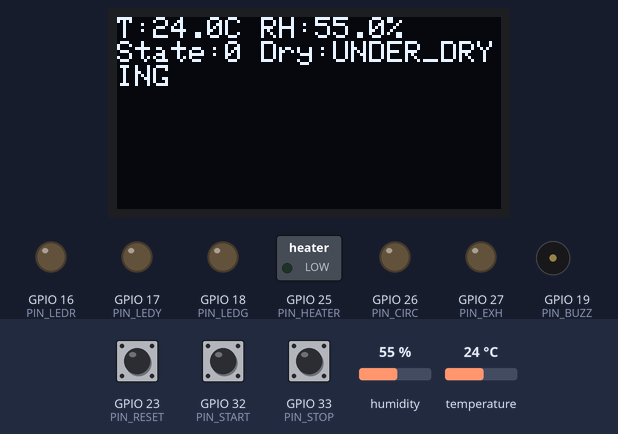
Bench run of a sketch on a simulated ESP32. On the bench: 128×64 one-colour display, switched loads named in the sketch (green lamp = pin HIGH), output pins drawn as LEDs (lit = HIGH), buzzer (waves = sounding, pin HIGH). The test bench sets the inputs (shaded band); at power-on: GPIO 32 (PIN_START) HIGH, humidity 55 %, GPIO 23 (PIN_RESET) HIGH, temperature 24 °C, GPIO 33 (PIN_STOP) HIGH. What the sketch prints to the serial monitor is not drawn.

Above: at 1.2 s.
1.3 s: GPIO 32 (PIN_START) pulled LOW for 0.25 s
At 2.4 s:
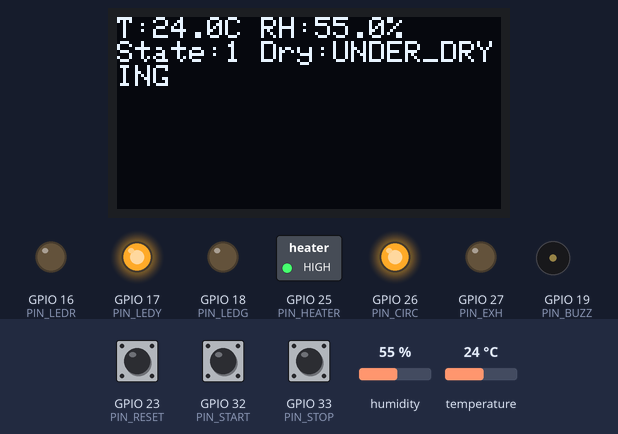
3.3 s: humidity set to 59 %
At 5.3 s:
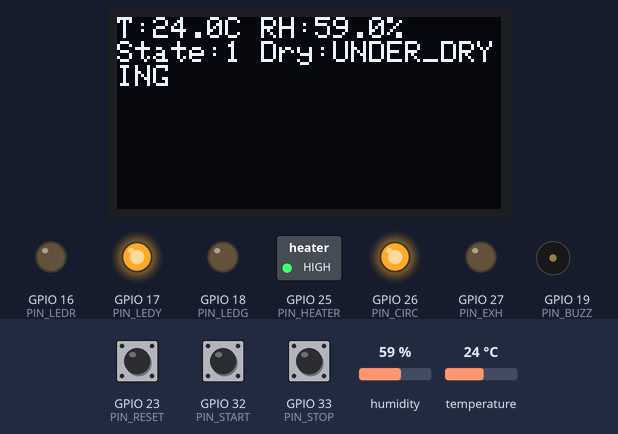
5.8 s: humidity set to 62 %
At 6.9 s:
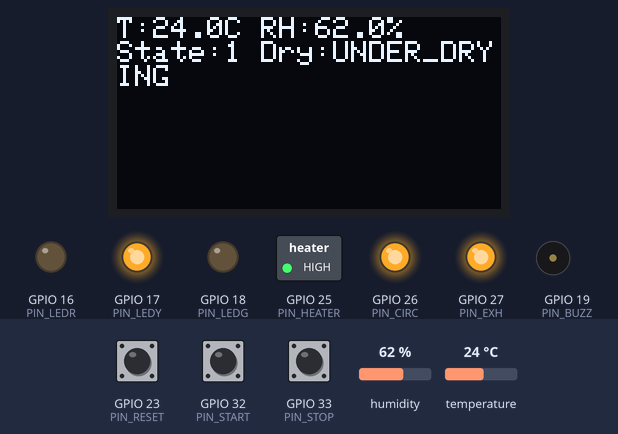
7.8 s: GPIO 23 (PIN_RESET) pulled LOW for 0.25 s
At 8.9 s:
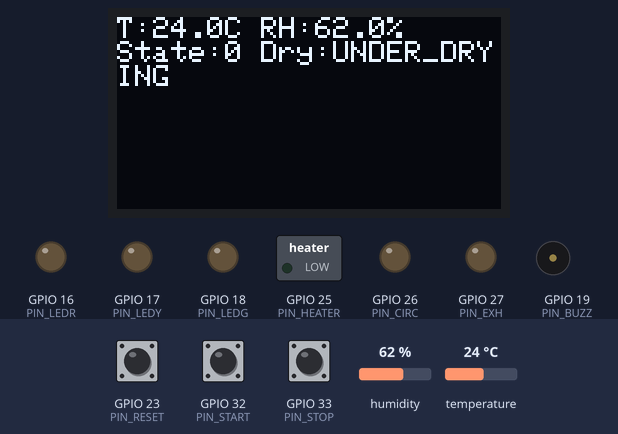
9.8 s: temperature set to 12 °C
At 11.7 s:
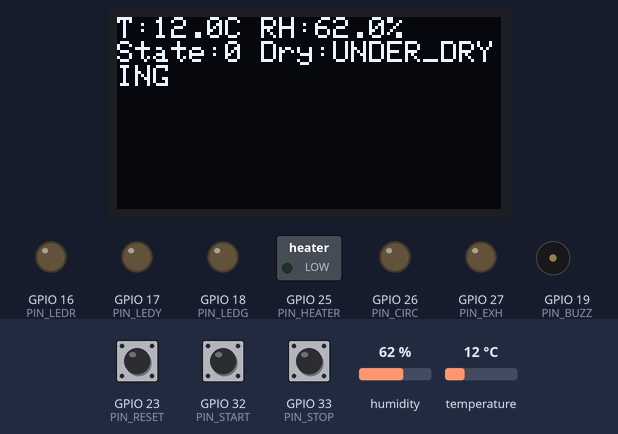
12.0 s: GPIO 32 (PIN_START) pulled LOW for 1 s
At 13.9 s:
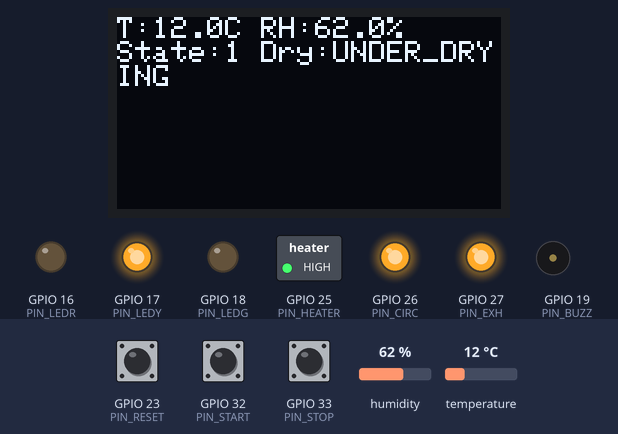
Timing chart, 0 to 15.4 s (numbered marks = the images above; inputs shaded):
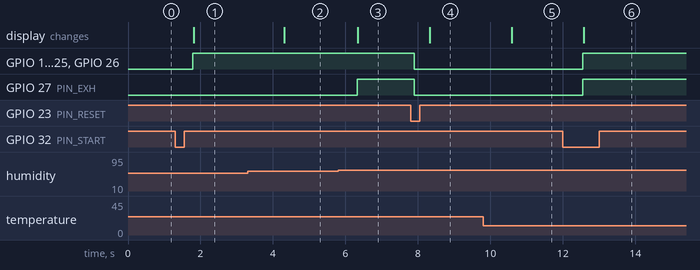

The sketch:

smart_drying_chamber.ino
```cpp
// Smart Solar Agarbatti Drying Chamber — ESP32 firmware
// Team Digital Pioneers | SIH 2026
// Mirrors: simulation/Smart-Solar-Agarbatti-Drying-Chamber-Working-Model.html
//
// Wiring:
// DHT22 -> GPIO4 | OLED SDA 21 SCL 22 | Heater 25 | CircFan 26 | ExhFan 27
// LED R16 Y17 G18 | Buzzer 19 | START 32 STOP 33 RESET 23
//
// Libraries: DHT sensor library, Adafruit SSD1306, Adafruit GFX

#include <DHT.h>
#include <Wire.h>
#include <Adafruit_SSD1306.h>

#define DHTPIN 4
#define DHTTYPE DHT22
#define OLED_SDA 21
#define OLED_SCL 22
#define PIN_HEATER 25
#define PIN_CIRC 26
#define PIN_EXH 27
#define PIN_LEDR 16
#define PIN_LEDY 17
#define PIN_LEDG 18
#define PIN_BUZZ 19
#define PIN_START 32
#define PIN_STOP 33
#define PIN_RESET 23

#define T_S1 45.0
#define T_S2 50.0
#define T_S3 52.0
#define RH_S3 35.0
#define T_COOL 30.0
#define T_ERR 60.0
#define HYST 1.0

DHT dht(DHTPIN, DHTTYPE);
Adafruit_SSD1306 oled(128, 64, &Wire, -1);

enum State { IDLE, STAGE1, STAGE2, STAGE3, COOLING, READY, ERROR };
State state = IDLE;
float temp = 24, rh = 40;

void setOutputs(bool h, bool c, bool e, int led, bool buzz) {
  digitalWrite(PIN_HEATER, h);
  digitalWrite(PIN_CIRC, c);
  digitalWrite(PIN_EXH, e);
  digitalWrite(PIN_LEDR, led == 0);
  digitalWrite(PIN_LEDY, led == 1);
  digitalWrite(PIN_LEDG, led == 2);
  digitalWrite(PIN_BUZZ, buzz);
}

void setup() {
  Serial.begin(115200);
  dht.begin();
  Wire.begin(OLED_SDA, OLED_SCL);
  oled.begin(SSD1306_SWITCHCAPVCC, 0x3C);
  pinMode(PIN_HEATER, OUTPUT); pinMode(PIN_CIRC, OUTPUT); pinMode(PIN_EXH, OUTPUT);
  pinMode(PIN_LEDR, OUTPUT); pinMode(PIN_LEDY, OUTPUT); pinMode(PIN_LEDG, OUTPUT);
  pinMode(PIN_BUZZ, OUTPUT);
  pinMode(PIN_START, INPUT_PULLUP); pinMode(PIN_STOP, INPUT_PULLUP); pinMode(PIN_RESET, INPUT_PULLUP);
  setOutputs(0,0,0,-1,0);
  Serial.println("Smart Agarbatti Chamber ready. Press START.");
}

void loop() {
  float t = dht.readTemperature();
  float h = dht.readHumidity();
  if (!isnan(t)) temp = t;
  if (!isnan(h)) rh = h;

  if (digitalRead(PIN_START) == LOW && state == IDLE) { state = STAGE1; Serial.println("START -> STAGE1"); delay(400); }
  if (digitalRead(PIN_STOP) == LOW && state != IDLE) { state = IDLE; setOutputs(0,0,0,-1,0); Serial.println("STOP -> IDLE"); delay(400); }
  if (digitalRead(PIN_RESET) == LOW) { state = IDLE; setOutputs(0,0,0,-1,0); Serial.println("RESET -> IDLE"); delay(400); }

  switch (state) {
    case IDLE: setOutputs(0,0,0,-1,0); break;
    case STAGE1:
      setOutputs(1,1,rh > 60,1,0);
      if (temp >= T_S1 + HYST) { state = STAGE2; Serial.println("STAGE1 -> STAGE2"); }
      break;
    case STAGE2:
      setOutputs(1,1,1,1,0);
      if (temp >= T_S2 + HYST) { state = STAGE3; Serial.println("STAGE2 -> STAGE3"); }
      break;
    case STAGE3:
      setOutputs(1,1,1,1,0);
      if (temp >= T_S3 && rh <= RH_S3) { state = COOLING; Serial.println("STAGE3 -> COOLING"); }
      break;
    case COOLING:
      setOutputs(0,1,1,1,0);
      if (temp <= T_COOL - HYST) { state = READY; Serial.println("COOLING -> READY (beep)"); tone(PIN_BUZZ, 2000, 400); }
      break;
    case READY: setOutputs(0,0,0,2,0); break;
    case ERROR: setOutputs(0,1,1,0,1); break;
  }
  if (state != ERROR && temp > T_ERR) { state = ERROR; Serial.println("OVER-TEMP -> ERROR"); }

  // DRYING_STATUS for AI pipeline: READY_TO_INSPECT only in READY, UNDER_DRYING in stages, UNKNOWN in ERROR
  String drying = (state == READY) ? "READY_TO_INSPECT" : (state == ERROR) ? "UNKNOWN" : "UNDER_DRYING";

  oled.clearDisplay(); oled.setTextSize(1); oled.setTextColor(SSD1306_WHITE);
  oled.setCursor(0,0); oled.printf("T:%.1fC RH:%.1f%%\n", temp, rh);
  oled.printf("State:%d Dry:%s\n", state, drying.c_str());
  oled.display();

  static unsigned long last = 0;
  if (millis() - last > 2000) { last = millis(); Serial.printf("T=%.1f RH=%.1f state=%d dry=%s\n", temp, rh, state, drying.c_str()); }
  delay(200);
}
```

Measured:
- the behaviour switches between 60 and 61 % on humidity (found by bisection; images 2 and 3)
- after the input at 1.3 s, GPIO 17 (PIN_LEDY), GPIO 25 (PIN_HEATER), GPIO 26 (PIN_CIRC): LOW → HIGH after 0.49 s; the display: changes after 0.52 s (image 1)
- after the input at 3.3 s, the display: changes after 1.0 s (image 2)
- after the input at 5.8 s, GPIO 27 (PIN_EXH): LOW → HIGH after 0.52 s; the display: changes after 0.55 s (image 3)
- after the input at 7.8 s, GPIO 17 (PIN_LEDY), GPIO 25 (PIN_HEATER), GPIO 26 (PIN_CIRC), GPIO 27 (PIN_EXH): HIGH → LOW after 0.10 s; the display: changes after 0.53 s (image 4)
- after the input at 9.8 s, the display: changes after 0.79 s (image 5)
- after the input at 12.0 s, GPIO 17 (PIN_LEDY), GPIO 25 (PIN_HEATER), GPIO 26 (PIN_CIRC), GPIO 27 (PIN_EXH): LOW → HIGH after 0.55 s; the display: changes after 0.57 s (image 6)
